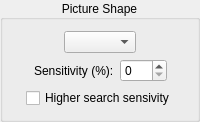
                   <widget class="QGroupBox" name="pictureShapeOptions">
                    <property name="title">
                     <string>Picture Shape</string>
                    </property>
                    <property name="alignment">
                     <set>Qt::AlignCenter</set>
                    </property>
                    <layout class="QVBoxLayout" name="verticalLayout_20">
                     <item>
                      <layout class="QHBoxLayout" name="horizontalLayout_15">
                       <item>
                        <spacer name="horizontalSpacer_37">
                         <property name="orientation">
                          <enum>Qt::Horizontal</enum>
                         </property>
                         <property name="sizeHint" stdset="0">
                          <size>
                           <width>1</width>
                           <height>1</height>
                          </size>
                         </property>
                        </spacer>
                       </item>
                       <item>
                        <widget class="QComboBox" name="pictureShapeSelector"/>
                       </item>
                       <item>
                        <spacer name="horizontalSpacer_38">
                         <property name="orientation">
                          <enum>Qt::Horizontal</enum>
                         </property>
                         <property name="sizeHint" stdset="0">
                          <size>
                           <width>1</width>
                           <height>1</height>
                          </size>
                         </property>
                        </spacer>
                       </item>
                      </layout>
                     </item>
                     <item>
                      <widget class="QWidget" name="pictureShapeSensitivityOptions" native="true">
                       <layout class="QHBoxLayout" name="horizontalLayout_16">
                        <property name="leftMargin">
                         <number>0</number>
                        </property>
                        <property name="topMargin">
                         <number>0</number>
                        </property>
                        <property name="rightMargin">
                         <number>0</number>
                        </property>
                        <property name="bottomMargin">
                         <number>0</number>
                        </property>
                        <item>
                         <spacer name="horizontalSpacer_39">
                          <property name="orientation">
                           <enum>Qt::Horizontal</enum>
                          </property>
                          <property name="sizeHint" stdset="0">
                           <size>
                            <width>1</width>
                            <height>1</height>
                           </size>
                          </property>
                         </spacer>
                        </item>
                        <item>
                         <widget class="QLabel" name="pictureShapeSensitivityLabel">
                          <property name="text">
                           <string>Sensitivity (%):</string>
                          </property>
                         </widget>
                        </item>
                        <item>
                         <widget class="QSpinBox" name="pictureShapeSensitivitySB">
                          <property name="minimum">
                           <number>0</number>
                          </property>
                          <property name="maximum">
                           <number>100</number>
                          </property>
                         </widget>
                        </item>
                        <item>
                         <spacer name="horizontalSpacer_40">
                          <property name="orientation">
                           <enum>Qt::Horizontal</enum>
                          </property>
                          <property name="sizeHint" stdset="0">
                           <size>
                            <width>1</width>
                            <height>1</height>
                           </size>
                          </property>
                         </spacer>
                        </item>
                       </layout>
                      </widget>
                     </item>
                     <item>
                      <layout class="QHBoxLayout" name="horizontalLayout_34">
                       <item>
                        <spacer name="horizontalSpacer_72">
                         <property name="orientation">
                          <enum>Qt::Horizontal</enum>
                         </property>
                         <property name="sizeHint" stdset="0">
                          <size>
                           <width>1</width>
                           <height>0</height>
                          </size>
                         </property>
                        </spacer>
                       </item>
                       <item>
                        <widget class="QCheckBox" name="higherSearchSensitivityCB">
                         <property name="text">
                          <string>Higher search sensivity</string>
                         </property>
                        </widget>
                       </item>
                       <item>
                        <spacer name="horizontalSpacer_73">
                         <property name="orientation">
                          <enum>Qt::Horizontal</enum>
                         </property>
                         <property name="sizeHint" stdset="0">
                          <size>
                           <width>1</width>
                           <height>0</height>
                          </size>
                         </property>
                        </spacer>
                       </item>
                      </layout>
                     </item>
                    </layout>
                   </widget>
